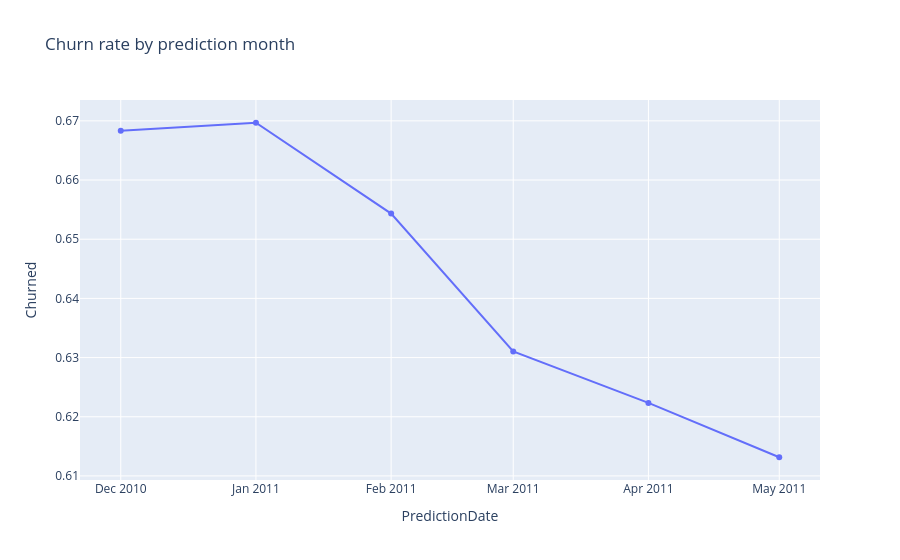

Notebook cell for this chart:
### Markdown cell above
### 6. Season: churn rate by prediction month (line chart)

### Code cell
month_churn = eda.groupby("PredictionDate")["Churned"].mean().reset_index()

px.line(month_churn, x="PredictionDate", y="Churned", markers=True, title="Churn rate by prediction month")

### Figure 1 — Plotly figure (JSON) as saved in the notebook; plotly's stock layout.template omitted (floating-point values rounded to 4 significant figures)
{"data": [{"hovertemplate": "PredictionDate=%{x}<br>Churned=%{y}<extra></extra>", "legendgroup": "", "line": {"color": "#636efa", "dash": "solid"}, "marker": {"symbol": "circle"}, "mode": "lines+markers", "name": "", "orientation": "v", "showlegend": false, "type": "scatter", "x": ["2010-12-01T00:00:00.000000", "2011-01-01T00:00:00.000000", "2011-02-01T00:00:00.000000", "2011-03-01T00:00:00.000000", "2011-04-01T00:00:00.000000", "2011-05-01T00:00:00.000000"], "xaxis": "x", "y": [0.6683, 0.6697, 0.6543, 0.631, 0.6223, 0.6132], "yaxis": "y"}], "layout": {"legend": {"tracegroupgap": 0}, "title": {"text": "Churn rate by prediction month"}, "xaxis": {"anchor": "y", "domain": [0.0, 1.0], "title": {"text": "PredictionDate"}}, "yaxis": {"anchor": "x", "domain": [0.0, 1.0], "title": {"text": "Churned"}}}}
